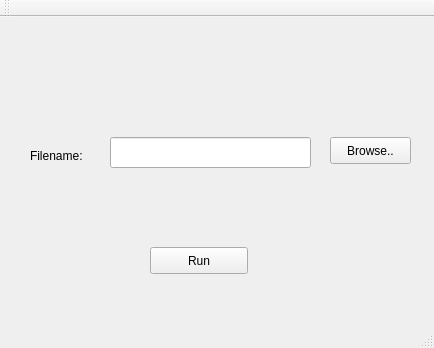
<?xml version="1.0" encoding="UTF-8"?>
<ui version="4.0">
 <class>MainWindow</class>
 <widget class="QMainWindow" name="MainWindow">
  <property name="geometry">
   <rect>
    <x>0</x>
    <y>0</y>
    <width>434</width>
    <height>348</height>
   </rect>
  </property>
  <property name="windowTitle">
   <string>MainWindow</string>
  </property>
  <widget class="QWidget" name="centralWidget">
   <widget class="QLabel" name="label1">
    <property name="geometry">
     <rect>
      <x>30</x>
      <y>130</y>
      <width>91</width>
      <height>17</height>
     </rect>
    </property>
    <property name="text">
     <string>Filename:</string>
    </property>
   </widget>
   <widget class="QLineEdit" name="txtSourceFIleName">
    <property name="geometry">
     <rect>
      <x>110</x>
      <y>120</y>
      <width>201</width>
      <height>31</height>
     </rect>
    </property>
   </widget>
   <widget class="QPushButton" name="btnSourceBrowse">
    <property name="geometry">
     <rect>
      <x>330</x>
      <y>120</y>
      <width>81</width>
      <height>27</height>
     </rect>
    </property>
    <property name="text">
     <string>Browse..</string>
    </property>
   </widget>
   <widget class="QPushButton" name="btnAssemble">
    <property name="geometry">
     <rect>
      <x>150</x>
      <y>230</y>
      <width>98</width>
      <height>27</height>
     </rect>
    </property>
    <property name="text">
     <string>Run</string>
    </property>
   </widget>
  </widget>
  <widget class="QMenuBar" name="menuBar">
   <property name="geometry">
    <rect>
     <x>0</x>
     <y>0</y>
     <width>434</width>
     <height>23</height>
    </rect>
   </property>
  </widget>
  <widget class="QToolBar" name="mainToolBar">
   <attribute name="toolBarArea">
    <enum>TopToolBarArea</enum>
   </attribute>
   <attribute name="toolBarBreak">
    <bool>false</bool>
   </attribute>
  </widget>
  <widget class="QStatusBar" name="statusBar"/>
 </widget>
 <layoutdefault spacing="6" margin="11"/>
 <resources/>
 <connections/>
</ui>
